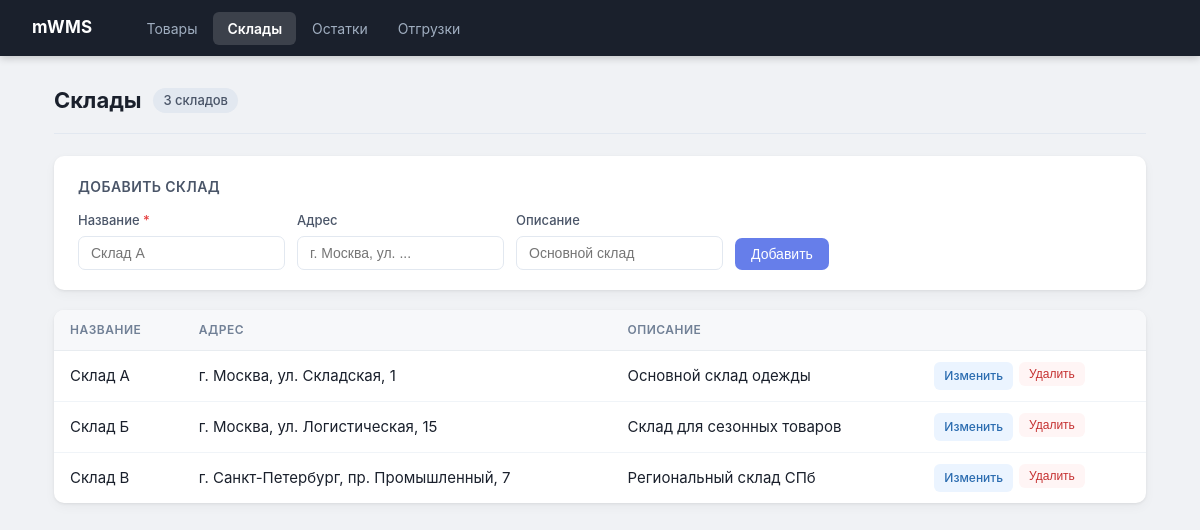
The app's page /warehouses with its own data.
### tables this page shows
CREATE TABLE warehouses (
    id          INTEGER PRIMARY KEY AUTOINCREMENT,
    name        TEXT NOT NULL,
    address     TEXT,
    description TEXT
);

### app.py (the view)
@app.route('/warehouses')
def warehouses():
    db = get_db()
    rows = db.execute('SELECT id, name, address, description FROM warehouses ORDER BY name').fetchall()
    return render_template('warehouses.html', warehouses=rows)

### app.py (called while the page is built)
def get_db():
    if 'db' not in g:
        conn = sqlite3.connect(DB_PATH)
        conn.row_factory = sqlite3.Row  # строки доступны по имени колонки
        g.db = conn
    return g.db

### templates/warehouses.html (shortened to what this page needs)
{% extends "base.html" %}
{% block content %}
<div class="page-header">
    <h1>Склады</h1>
    <span class="badge">{{ warehouses | length }} складов</span>
</div>
<div class="card">
    <h2 class="card-title">Добавить склад</h2>
    <form method="POST" action="{{ url_for('warehouse_add') }}" class="form-row">
        <div class="form-group">
            <label>Название <span class="required">*</span></label>
            <input type="text" name="name" required placeholder="Склад А">
        </div>
        <div class="form-group">
            <label>Адрес</label>
            <input type="text" name="address" placeholder="г. Москва, ул. ...">
        </div>
        <div class="form-group">
            <label>Описание</label>
            <input type="text" name="description" placeholder="Основной склад">
        </div>
        <div class="form-group form-group-btn">
            <button type="submit" class="btn btn-primary">Добавить</button>
        </div>
    </form>
</div>
<table>
    <thead>
        <tr>
            <th>Название</th>
            <th>Адрес</th>
            <th>Описание</th>
            <th></th>
        </tr>
    </thead>
    <tbody>
        {% for w in warehouses %}
        <tr>
            <td>{{ w.name }}</td>
            <td>{{ w.address or '—' }}</td>
            <td>{{ w.description or '—' }}</td>
            <td class="actions">
                <a href="{{ url_for('warehouse_edit', warehouse_id=w.id) }}" class="btn btn-sm btn-edit">Изменить</a>
                <form method="POST" action="{{ url_for('warehouse_delete', warehouse_id=w.id) }}"
                      onsubmit="return confirm('Удалить склад «{{ w.name }}»?')">
                    <button type="submit" class="btn btn-sm btn-delete">Удалить</button>
                </form>
            </td>
        </tr>
        {% else %}
        <tr>
            <td colspan="4" class="empty">Складов пока нет</td>
        </tr>
        {% endfor %}
    </tbody>
</table>
{% endblock %}

### static/css/style.css (style rules this page uses)
* { box-sizing: border-box; margin: 0; padding: 0; }
body { font-family: -apple-system, BlinkMacSystemFont, 'Segoe UI', sans-serif; background: #f0f2f5; color: #1a202c; font-size: 15px; line-height: 1.5; }
.page-header { display: flex; align-items: center; gap: 12px; margin-bottom: 22px; padding-bottom: 16px; border-bottom: 1px solid #e2e8f0; }
.page-header h1 { font-size: 22px; font-weight: 700; }
.badge { background: #e2e8f0; color: #4a5568; padding: 3px 10px; border-radius: 20px; font-size: 13px; font-weight: 500; }
table { width: 100%; border-collapse: collapse; background: #fff; border-radius: 10px; overflow: hidden; box-shadow: 0 1px 3px rgba(0, 0, 0, 0.07), 0 4px 12px rgba(0, 0, 0, 0.04); }
thead { background: #f7f8fa; }
th { text-align: left; padding: 11px 16px; font-size: 12px; font-weight: 600; color: #718096; text-transform: uppercase; letter-spacing: 0.5px; border-bottom: 1px solid #e8ecf0; }
td { padding: 11px 16px; border-bottom: 1px solid #f0f4f8; vertical-align: middle; }
tbody tr:last-child td { border-bottom: none; }
td a { color: #3b82f6; text-decoration: none; }
.card { background: #fff; border-radius: 10px; padding: 20px 24px; margin-bottom: 20px; box-shadow: 0 1px 3px rgba(0, 0, 0, 0.07), 0 4px 12px rgba(0, 0, 0, 0.04); }
.card-title { font-size: 14px; font-weight: 600; margin-bottom: 14px; color: #4a5568; text-transform: uppercase; letter-spacing: 0.4px; }
.form-row { display: flex; flex-wrap: wrap; gap: 12px; align-items: flex-end; }
.form-group { display: flex; flex-direction: column; gap: 5px; }
.form-group label { font-size: 13px; font-weight: 500; color: #4a5568; }
.form-group input, .form-group select, .form-group textarea { padding: 8px 12px; border: 1.5px solid #e2e8f0; border-radius: 7px; font-size: 14px; color: #1a202c; background: #fff; outline: none; transition: border-color 0.15s, box-shadow 0.15s; min-width: 160px; }
.form-group-btn { justify-content: flex-end; }
.required { color: #e53e3e; }
.btn { display: inline-flex; align-items: center; gap: 6px; padding: 8px 16px; border-radius: 7px; font-size: 14px; font-weight: 500; cursor: pointer; border: none; text-decoration: none; transition: opacity 0.15s, transform 0.1s; white-space: nowrap; }
.btn-primary { background: #667eea; color: #fff; }
.btn-sm { padding: 5px 10px; font-size: 12px; border-radius: 6px; }
.btn-edit { background: #ebf4ff; color: #2b6cb0; }
.btn-delete { background: #fff5f5; color: #c53030; }
.actions { display: flex; gap: 6px; white-space: nowrap; }
.actions form { display: inline; }

### records on screen
warehouses: name "Склад А", address "г. Москва, ул. Складская, 1", description "Основной склад одежды"
warehouses: name "Склад Б", address "г. Москва, ул. Логистическая, 15", description "Склад для сезонных товаров"
warehouses: name "Склад В", address "г. Санкт-Петербург, пр. Промышленный, 7", description "Региональный склад СПб"

### other values on screen
{{ warehouses | length }} "3"
